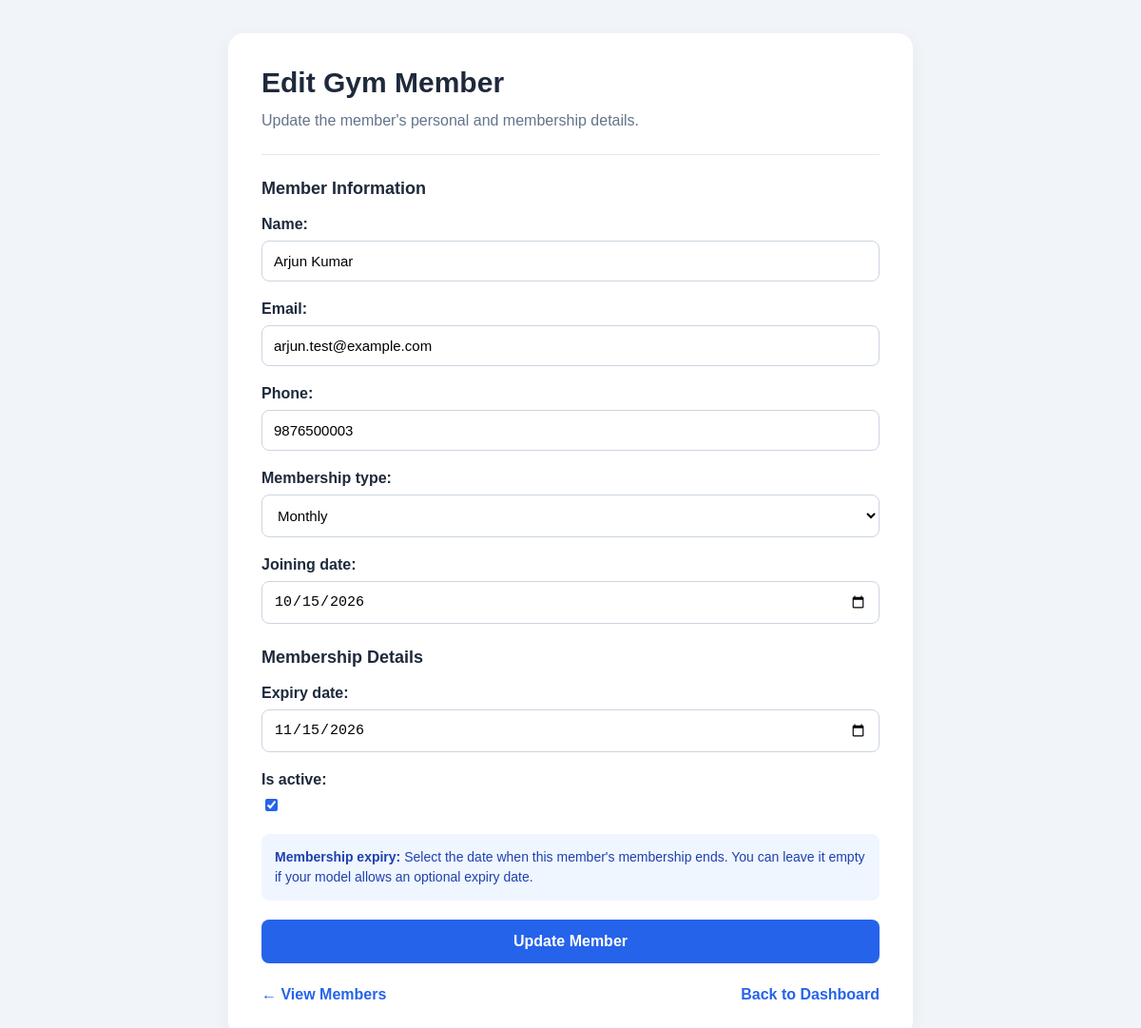
The page /members/4/edit/ on the database its author committed.
### gym/models.py (models this page shows, shortened)
class Member(models.Model):
    MEMBERSHIP_CHOICES = [
        ('Monthly', 'Monthly'),
        ('Quarterly', 'Quarterly'),
        ('Yearly', 'Yearly'),
    ]
    name = models.CharField(max_length=100)
    email = models.EmailField(unique=True)
    phone = models.CharField(max_length=15)
    membership_type = models.CharField(
        max_length=20,
        choices=MEMBERSHIP_CHOICES
    )
    joining_date = models.DateField()
    expiry_date = models.DateField(null=True, blank=True)
    is_active = models.BooleanField(default=True)

### gym/views.py (the view)
def edit_member(request, member_id):
    member = get_object_or_404(Member, id=member_id)
    if request.method == 'POST':
        form = MemberForm(request.POST, instance=member)
        if form.is_valid():
            form.save()
            return redirect('member_list')
    else:
        form = MemberForm(instance=member)
    return render(
        request,
        'gym/member_form.html',
        {
            'form': form,
            'editing': True,
            'member': member,
        }
    )

### gym/forms.py
class MemberForm(forms.ModelForm):
    class Meta:
        model = Member
        fields = [
            'name',
            'email',
            'phone',
            'membership_type',
            'joining_date',
            'expiry_date',
            'is_active',
        ]
        widgets = {
            'joining_date': forms.DateInput(
                attrs={'type': 'date'}
            ),
            'expiry_date': forms.DateInput(
                attrs={'type': 'date'}
            ),
        }

### gym/templates/gym/member_form.html (shortened to what this page needs)
<!DOCTYPE html>
<html lang="en">
<head>
</head>
<body>
    <div class="container">
        <div class="header">
            <h1>
                {% if editing %}
                    Edit Gym Member
                {% else %}
                    Add New Gym Member
                {% endif %}
            </h1>
            <p class="subtitle">
                {% if editing %}
                    Update the member's personal and membership details.
                {% else %}
                    Enter the details below to register a new gym member.
                {% endif %}
            </p>
        </div>
        <h2 class="section-title">Member Information</h2>
        <form method="post">
            {% for field in form %}
                <p>
                    {{ field.label_tag }}
                    {{ field }}
                </p>
                {% if field.name == 'joining_date' %}
                    <h2 class="section-title">Membership Details</h2>
                {% endif %}
            {% endfor %}
            <div class="expiry-note">
                <strong>Membership expiry:</strong>
                Select the date when this member's membership ends.
                You can leave it empty if your model allows an optional expiry date.
            </div>
            <button class="submit-button" type="submit">
                {% if editing %}
                    Update Member
                {% else %}
                    Save Member
                {% endif %}
            </button>
        </form>
        <div class="links">
            <a href="{% url 'member_list' %}">&larr; View Members</a>
            <a href="{% url 'dashboard' %}">Back to Dashboard</a>
        </div>
    </div>
</body>
</html>

### gym/templates/gym/member_form.html (style rules this page uses)
* { box-sizing: border-box; }
body { margin: 0; padding: 35px 20px; font-family: Arial, sans-serif; background: #f1f5f9; color: #1e293b; }
.container { max-width: 720px; margin: auto; background: white; padding: 35px; border-radius: 16px; box-shadow: 0 5px 20px #0000000d; }
.header { padding-bottom: 22px; border-bottom: 1px solid #e2e8f0; margin-bottom: 25px; }
h1 { margin: 0 0 10px; font-size: 30px; }
.subtitle { color: #64748b; margin: 0; line-height: 1.6; }
.section-title { margin: 25px 0 18px; font-size: 18px; }
form p { margin-bottom: 20px; }
label { display: block; margin-bottom: 8px; font-weight: bold; }
input:not([type="checkbox"]), select { width: 100%; padding: 12px; border: 1px solid #cbd5e1; border-radius: 8px; font-size: 15px; background: white; }
input[type="checkbox"] { margin-right: 8px; accent-color: #2563eb; }
.expiry-note { padding: 14px; margin: 20px 0; background: #eff6ff; color: #1e40af; border-radius: 8px; font-size: 14px; line-height: 1.5; }
.submit-button { width: 100%; padding: 14px; border: none; border-radius: 8px; background: #2563eb; color: white; font-size: 16px; font-weight: bold; cursor: pointer; }
.links { display: flex; justify-content: space-between; flex-wrap: wrap; gap: 12px; margin-top: 24px; }
a { color: #2563eb; text-decoration: none; font-weight: bold; }

### rows shown on the page
Member: form "Arjun Kumar" "arjun.test@example.com" "9876500003" "Monthly" "10/15/2026" "11/15/2026" "☑"

### other values the page prints
{{ field.label_tag }} "Name:" "Email:" "Phone:" "Membership type:" "Joining date:" "Expiry date:" "Is active:"
